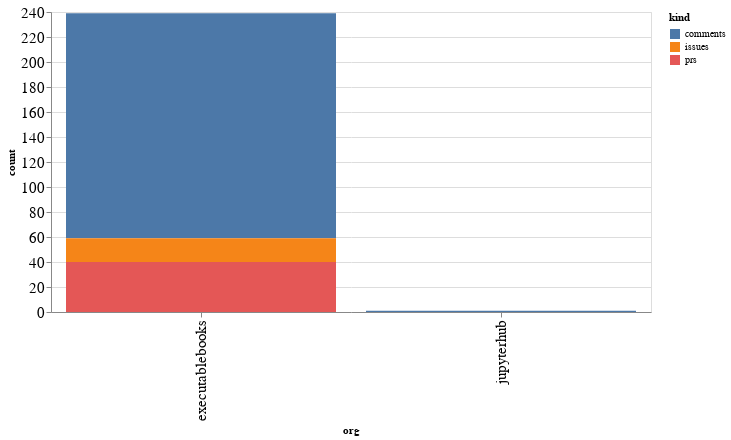

This figure's notebook cell:
### Code cell
alt.Chart(org_summaries, width=600).mark_bar().encode(
    x='org',
    y='count',
    color='kind',
    tooltip="org"
)

### Figure 1 — Vega-Lite specification as saved in the notebook (floating-point values rounded to 4 significant figures)
{"config": {"axisLeft": {"labelFontSize": 15}, "axisBottom": {"labelFontSize": 15}}, "data": {"name": "data-da1421943668fe5af77dc5266509f72a"}, "mark": "bar", "encoding": {"color": {"type": "nominal", "field": "kind"}, "tooltip": {"type": "nominal", "field": "org"}, "x": {"type": "nominal", "field": "org"}, "y": {"type": "quantitative", "field": "count"}}, "width": 600, "$schema": "https://vega.github.io/schema/vega-lite/v4.8.1.json", "datasets": {"data-da1421943668fe5af77dc5266509f72a": [{"org": "executablebooks", "kind": "comments", "count": 180}, {"org": "executablebooks", "kind": "issues", "count": 19}, {"org": "executablebooks", "kind": "prs", "count": 40}, {"org": "jupyterhub", "kind": "comments", "count": 1}]}}
